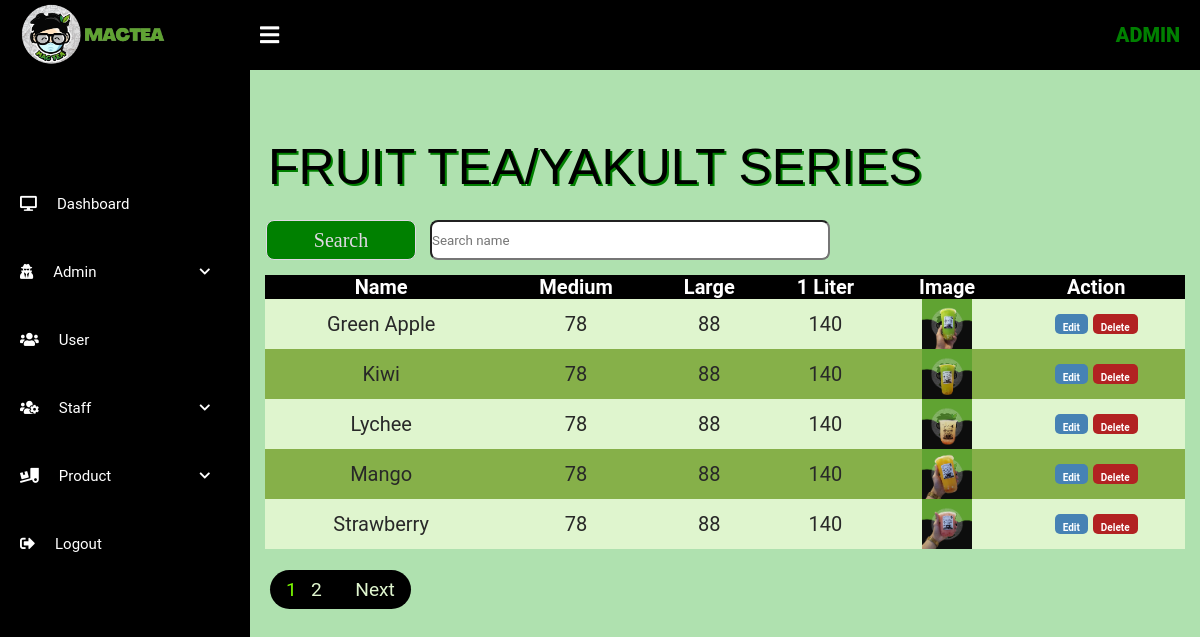
Screenshot of /admin/FruitTeaSeries_List.php (signed in) with the database file from the repository.
### tables this page shows
CREATE TABLE `product` (
  `id` int(250) NOT NULL,
  `name` varchar(100) NOT NULL,
  `price` int(255) NOT NULL,
  `16oz` int(255) NOT NULL,
  `22oz` int(255) NOT NULL,
  `medium` int(255) NOT NULL,
  `large` int(255) NOT NULL,
  `oneliter` int(255) NOT NULL,
  `category` varchar(255) NOT NULL,
  `image_dir` varchar(255) NOT NULL
);

### admin/FruitTeaSeries_List.php (the view, shortened to what this page needs)
<?php
include('../includes/functions.php');
?>
<html lang="en">
<head>
<head>
    <link rel="stylesheet" href="../css/logindesign1.css?v=<?php echo time();?>"/>
</head>
    <link rel="stylesheet" href="styledesign.css?v=<?php echo time();?>"/>
		<link rel="stylesheet" href="https://cdnjs.cloudflare.com/ajax/libs/font-awesome/5.12.0-2/css/all.min.css">
</head>
<body>
<div class="wrapper">
		<div class="header">
				<div class="header-menu">
					<div class="title">  <img src="../images/mactea-home.png" alt="..." height="70"></div>
					<div class="title"> Admin </div>
					<div class="sidebar-btn">
						<i class="fas fa-bars"></i>
					</div>
				</div>
			</div>
			<?php include 'sidebar.php' ?>
<div class="main-container">
 <form action="SearchFruitTeaSeries.php" name="form1" method="post" style=" background-color: #4CAF50; position:absolute; top:  -20px; left :220px;" >
	<div  class="container" style="padding:30px 10px 50px 210px;  position:absolute; top:  210px; left :-45%;">
    <input type="text" class="form-control" id="submit" placeholder="Search name" name="submit" style="align: center;  border-radius: 8px; width:400px;height: 40px;" autocomplete="off" > </div>
    <div class="main-button" style="padding:30px 50px 90px 46px;  position:absolute; top:  210px; left :43%;">
	<div class="container" style="position:relative;">
		<button type="submit" name="search" class="btn btn-success"  style=" font-family: 'Copperplate'; font-size: 20px;color: #E0D9E4; border: 1px solid;border-radius: 8px; background-color: #008000; position: left: 50px;  width:150px;height: 40px;" >
				Search</button> </div>
			</div>
	</form>
		<?php
 include "PaginationFruitTeaSeries.php";
 ?>
		<link rel="stylesheet"  href="desi.css?v=<?php echo time();?>"/>
 <span class="title"> FRUIT TEA/YAKULT SERIES</span>
	<table class="table4">
		<tr>
		<th>Name</th>
		<th>Medium</th>
		<th>Large</th>
		<th>1 Liter</th>
		<th>Image</th>
		<th>Action</th>
		</tr>
<?php
	$res=mysqli_query($db,"SELECT * FROM product WHERE category = '5'");
	if(mysqli_num_rows($res) > 0){
	while($crow=mysqli_fetch_array($nquery))
	{
	?>
	<tr>
					<td><?php echo $crow["name"]; ?></td>
                    <td><?php echo $crow["medium"]; ?></td>
                    <td><?php echo $crow["large"]; ?></td>
					<td><?php echo $crow["oneliter"]; ?></td>
                    <td><img src="../product/<?php echo $crow["image_dir"]; ?>" width="50px" height="50px"></td>
					<td> <a href="editFruitTeaSeries.php?id=<?php echo $crow["id"]; ?>"><button  class="delete" style="background-color: #4682B4;">Edit</button></a>
					<a href="DeleteFruitTeaSeries.php?id=<?php echo $crow["id"]; ?>"><button  class="delete" style="background-color: #B22222;">Delete</button></a> </td>
                </tr>
	 <?php
	}  }   else {
			echo "<p style='text-shadow: 2px 2px #008000;'> <font color=black font size='50' font face='courier' size='6pt'><b>EMPTY</b></font> </p>";
	  }
        ?>
	</table>
  <div  style="padding:10px 10px 10px 10px;  position:absolute; top:  560px; left :260px;">
     <div class="pagination" style= "color: #7CFC00; background-color: #000000; border-radius: 25px;padding: 8px 16px; text-decoration: none;"
	 id="pagination_controls"><?php echo $paginationCtrls; ?> </div>
    </div>
	</div>
   </div>
</body>
</html>

### css/logindesign1.css (style rules this page uses)
:root { --black: #000000; --gold: #ffd700; --light-color: #666; --white: #ffffff; --dirt-white: #e8e4c9; }
* { margin: 0; }

### admin/styledesign.css (style rules this page uses)
* { margin: 0; padding: 0; list-style: none; text-decoration: none; box-sizing: border-box; font-family: "Roboto", sans-serif; }
body { background:#AFE1AF; }
.wrapper .header { z-index: 1; background: #000000; position: fixed; width: calc(100% - 0%); height: 70px; display: flex; top: 0; }
.wrapper .header .header-menu { width: calc(100% - 0%); height: 100%; display: flex; justify-content: space-between; align-items: center; padding: 0 20px; }
.wrapper .header .header-menu .title { color: #008000; font-size: 20px; text-transform: uppercase; font-weight: 900; }
.wrapper .header .header-menu .sidebar-btn { color: white; position: absolute; margin-left: 240px; font-size: 22px; font-weight: 900; cursor: pointer; transition: 0.3s; transition-property: color; }
.wrapper .main-container { width: (100% - 250px); margin-top: 70px; margin-left: 250px; padding: 15px; background-size: cover; height: 100vh; transition: 0.3s; }

### admin/desi.css (style rules this page uses)
.table4 { border-collapse: collapse; width: 100%; color: #282828; font-family: monospace; font-size: 20px; text-align: center; margin-top:190px; padding: 0; }
th { background-color: #000000; color: white; width: auto; }
tr:nth-child(even) { background-color: #DFF5CE; width: auto; }
tr:nth-child(odd) { background-color: #86B049; width: auto; }
span.title { position: absolute; padding: 3px; float: left; font-size: 50px; margin-left: 0%; margin-top: 50px; font-family: 'Bahnschrift SemiBold',SANS-SERIF; color:#000000; text-shadow: 2px 2px #008000; }
.delete { height: 20px; padding: 8px; padding-bottom: 12px; font-size: 10px; font-weight: bold; color: white; background: #006400; border:none; border-radius: 5px; }
a { text-decoration: none; }
body { font-size: 120%; background-color: #AFE1AF ; }

### rows the page displays
product: name "Green Apple", medium "78", large "88", oneliter "140", image_dir (picture)
product: name "Kiwi", medium "78", large "88", oneliter "140", image_dir (picture)
product: name "Lychee", medium "78", large "88", oneliter "140", image_dir (picture)
product: name "Mango", medium "78", large "88", oneliter "140", image_dir (picture)
product: name "Strawberry", medium "78", large "88", oneliter "140", image_dir (picture)
